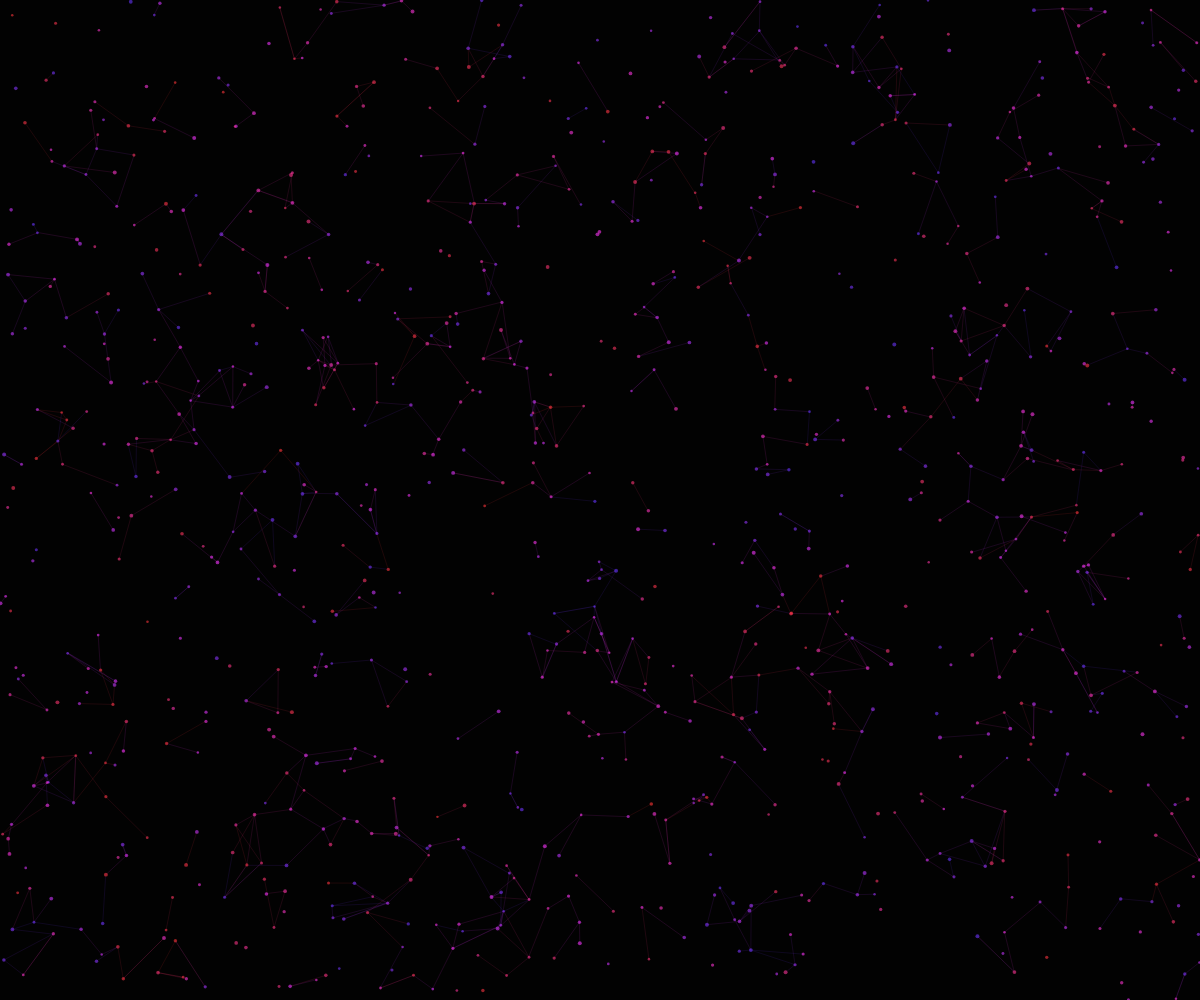
Frame 1 (no input)
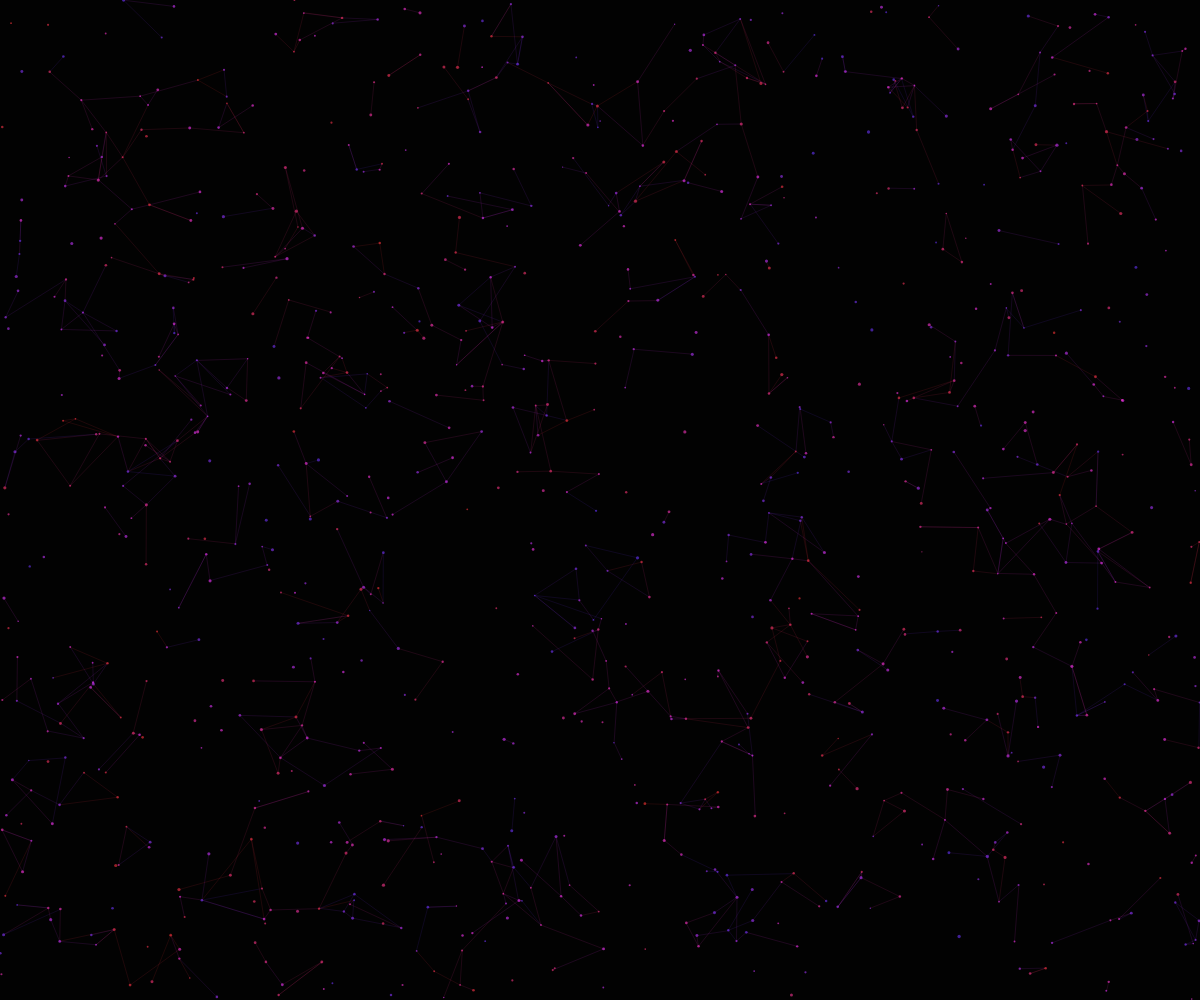
Frame 60 (no input)
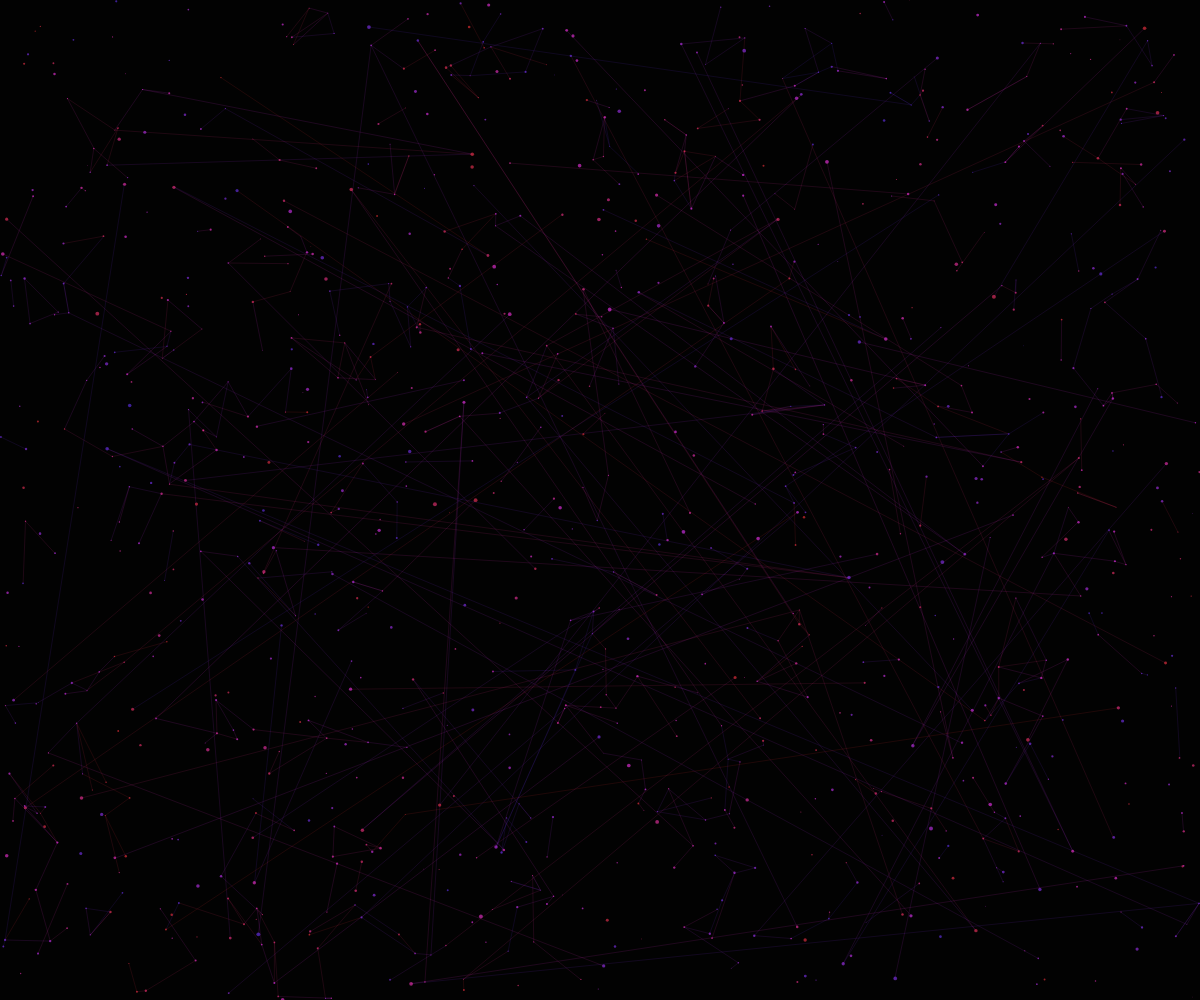
Frame 120 (the mouse pressed at the canvas centre since frame 60)

The p5.js sketch that drew these frames (run headless with seeded random() and noise() and a simulated clock; from frame 60 on, the mouse is pressed at the canvas centre):

// p5.js sketch
// ── sketch.js
let cells = [];
let grid = [];
const cellCount = 1000;
const gridSize = 30;
const pulseSpeed = 0.002;
let pulsePhase = 0;
let connections = [];

class Cell {
  constructor(x, y) {
    this.pos = createVector(x, y);
    this.vel = p5.Vector.random2D().mult(random(0.1, 0.5));
    this.size = random(0.5, 2);
    this.color = color(random(180, 255), 200, 255, 150);
    this.life = random(100, 200);
    this.maxLife = this.life;
    this.connected = [];
    this.glow = 0;
  }

  update() {
    // Update position
    this.pos.add(this.vel);
    
    // Bounce off edges with some randomness
    if (this.pos.x < 0 || this.pos.x > width) this.vel.x *= -1;
    if (this.pos.y < 0 || this.pos.y > height) this.vel.y *= -1;

    // Decay life
    this.life--;
    
    // Regenerate if dead
    if (this.life <= 0) {
      this.pos = createVector(random(width), random(height));
      this.vel = p5.Vector.random2D().mult(random(0.1, 0.5));
      this.size = random(0.5, 2);
      this.color = color(random(180, 255), 200, 255, 150);
      this.life = this.maxLife;
      this.connected = [];
      this.glow = 0;
    }
    
    // Glow effect
    this.glow = map(this.life, 0, this.maxLife, 0, 1);
  }

  display() {
    // Draw connections
    stroke(this.color);
    strokeWeight(0.2);
    noFill();
    
    for (let other of this.connected) {
      if (other && !other.isDead()) {
        line(this.pos.x, this.pos.y, other.pos.x, other.pos.y);
      }
    }
    
    // Draw cell
    fill(this.color);
    noStroke();
    ellipse(this.pos.x, this.pos.y, this.size + this.glow * 2);
  }

  isDead() {
    return this.life <= 0;
  }
}

function setup() {
  createCanvas(windowWidth, windowHeight);
  colorMode(HSB, 255);
  
  // Initialize grid
  for (let x = 0; x < width; x += gridSize) {
    grid[x] = [];
    for (let y = 0; y < height; y += gridSize) {
      grid[x][y] = [];
    }
  }

  // Create cells
  for (let i = 0; i < cellCount; i++) {
    let x = random(width);
    let y = random(height);
    cells.push(new Cell(x, y));
    
    // Add to grid
    let gridX = floor(x / gridSize) * gridSize;
    let gridY = floor(y / gridSize) * gridSize;
    if (grid[gridX] && grid[gridX][gridY]) {
      grid[gridX][gridY].push(cells[i]);
    }
  }

  // Initialize connections
  for (let cell of cells) {
    connectToNearby(cell);
  }
}

function draw() {
  // Update pulse phase
  pulsePhase += pulseSpeed;
  
  // Calculate background color based on pulse
  let bgHue = (pulsePhase * 50) % 255;
  let bgSat = 10 + sin(pulsePhase) * 5;
  let bgBri = 2 + sin(pulsePhase * 0.3) * 3;
  
  background(bgHue, bgSat, bgBri);
  
  // Update and display cells
  for (let cell of cells) {
    cell.update();
    cell.display();
  }
  
  // Update connections periodically
  if (frameCount % 30 === 0) {
    for (let cell of cells) {
      cell.connected = [];
      connectToNearby(cell);
    }
  }
}

function connectToNearby(cell) {
  let nearby = [];
  let gridX = floor(cell.pos.x / gridSize) * gridSize;
  let gridY = floor(cell.pos.y / gridSize) * gridSize;
  
  // Check surrounding grid cells
  for (let dx = -1; dx <= 1; dx++) {
    for (let dy = -1; dy <= 1; dy++) {
      let checkX = gridX + dx * gridSize;
      let checkY = gridY + dy * gridSize;
      
      if (grid[checkX] && grid[checkX][checkY]) {
        nearby.push(...grid[checkX][checkY]);
      }
    }
  }
  
  // Connect to nearby cells
  for (let other of nearby) {
    if (other !== cell && !cell.connected.includes(other)) {
      let d = dist(cell.pos.x, cell.pos.y, other.pos.x, other.pos.y);
      if (d < 60 && random() < 0.15) { // 15% chance to connect
        cell.connected.push(other);
      }
    }
  }
  
  // Limit connections to prevent overcrowding
  if (cell.connected.length > 3) {
    cell.connected.splice(3);
  }
}

function windowResized() {
  resizeCanvas(windowWidth, windowHeight);
}
